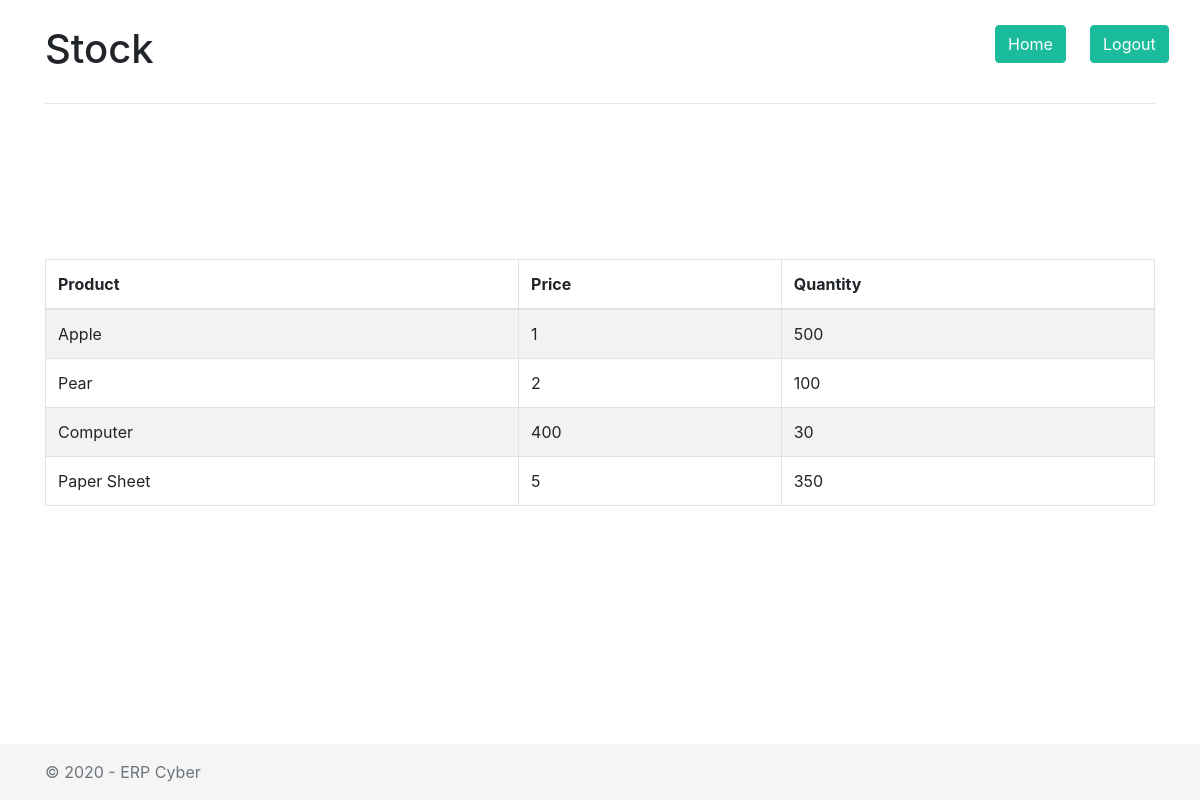
The page /view/stock.php (signed in) on the database as committed earlier.
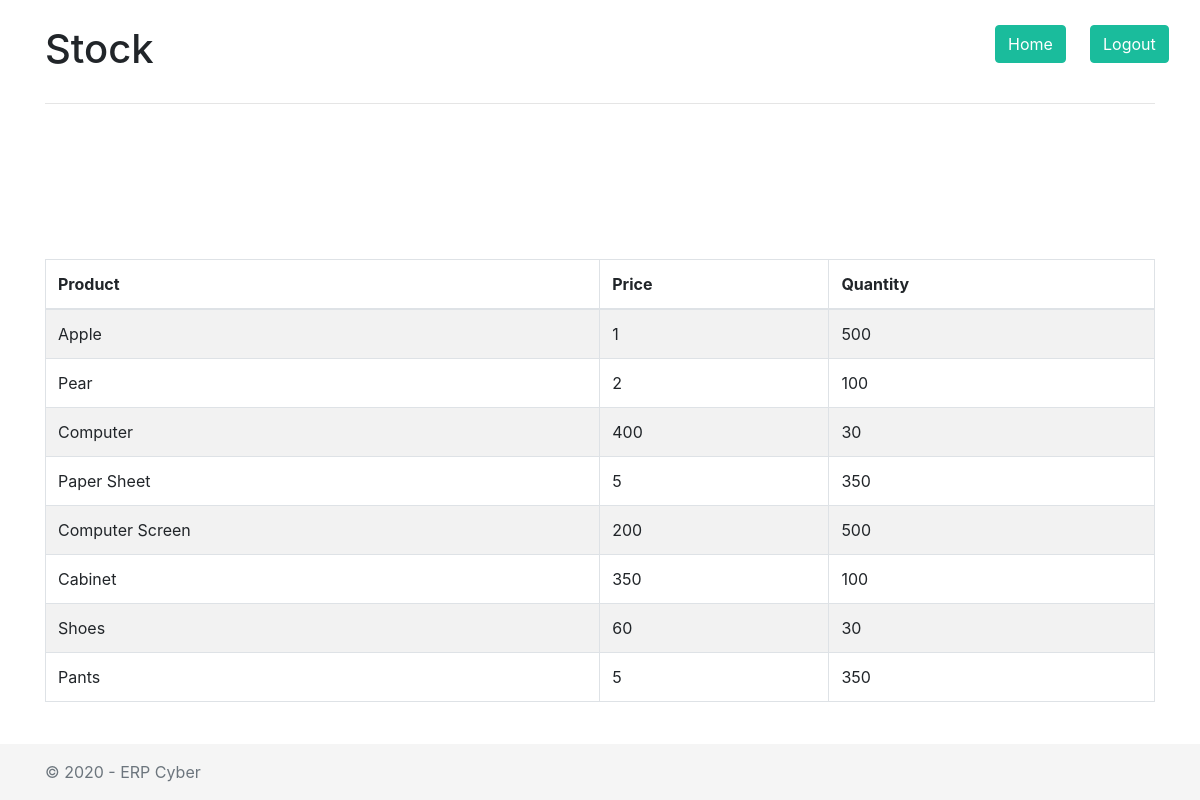
The same page on the database as committed later.
### tables this page shows
CREATE TABLE `stocks` (
  `id` int(11) NOT NULL,
  `product` varchar(50) NOT NULL,
  `price` float NOT NULL,
  `quantity` int(11) NOT NULL
);

### view/stock.php (the view, shortened to what this page needs)
<!doctype html>
<?php
    $db =  new mysqli("localhost", "brubru", "hahamdp!123", "test");
    $stock_query = "SELECT * FROM stocks";
    $result = mysqli_query($db, $stock_query);
    while($item = $result->fetch_object()){
        $listitems[$item->id] = $item;
    }
?>
<html lang="en">
  <head>
    <link rel="stylesheet" href="https://cdn.jsdelivr.net/npm/bootstrap@4.5.3/dist/css/bootstrap.min.css">
    <link rel="stylesheet" type="text/css" href="https://cdn.datatables.net/v/bs4/dt-1.10.22/datatables.min.css"/>
    <link rel="stylesheet" type="text/css" href="../css/styles.css"/>
  </head>
  <body class="d-flex flex-column h-100">
  <main role="main" class="flex-shrink-0">
  <div class="container">
		<div class="row justify-content-center">
            <div class="col-12 title">
                <div class="row">
                    <div class="col-10">
                        <h1 class="title-text"> Stock </h1>
                    </div>
                    <div class="col-1">
                        <button class="btn btn-primary shadow-2 mb-4" onclick="location.href='home.php'">Home</button>
                    </div>
                    <div class="col-1">
                        <button class="btn btn-primary shadow-2 mb-4" onclick="location.href='../logout.php'">Logout</button>
                    </div>
                </div>
                <hr>
            </div>
            <div class="col-12 content-stock">
                <div class="row align-items-center">
                    <div class="col-12">
                        <table id="stock-table" class="table table-striped table-bordered dt-responsive nowrap" style="width:100%">
                            <thead>
                                <tr>
                                    <th>Product</th>
                                    <th>Price</th>
                                    <th>Quantity</th>
                                </tr>
                            </thead>
                            <tbody>
                                <?php foreach ($listitems as $product) { ?>
                                <tr>
                                    <td> <?= $product->product ?> </td>
                                    <td> <?= $product->price ?> </td>
                                    <td> <?= $product->quantity ?> </td>
                                </tr>
                                <?php } ?>
                            </tbody>
                        </table>
                    </div>
                </div>
            </div>
		</div>
    </div>
</main>
    <footer class="footer mt-auto py-3">
  <div class="container">
    <span class="text-muted">&copy 2020 - ERP Cyber</span>
  </div>
</footer>
</body>
</html>

### css/styles.css (style rules this page uses)
.title { margin-top: 25px; margin-bottom: 25px; }
.btn-primary { background-color: #1ABC9C!important; border-color : #1ABC9C!important; }
.content-stock { margin-top: 10%; }
.footer { background-color: #f5f5f5; position: absolute; left: 0; right: 0; bottom: 0; color: #FFF; }

Rows that differ between the two databases and show on the page:
added stocks: product "Computer Screen", price "200", quantity "500"
added stocks: product "Cabinet", price "350", quantity "100"
added stocks: product "Shoes", price "60", quantity "30"
added stocks: product "Pants", price "5", quantity "350"
